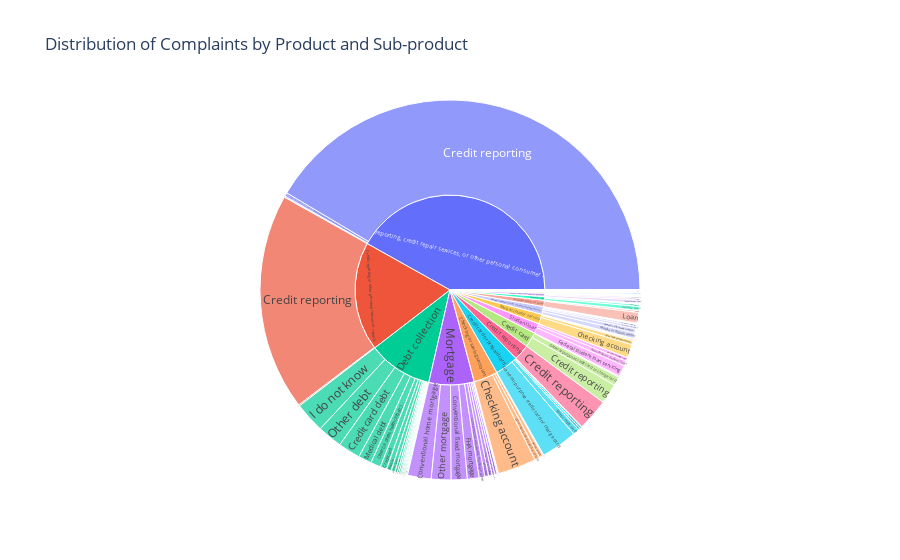

This figure's notebook cell:
### Markdown cell above
Insight 7: Distribution of Complaints by Product and Sub-product

### Code cell
product_subproduct = df1.groupby(['Product', 'Sub-product']).size().reset_index()
product_subproduct.columns = ['Product', 'Sub-product', 'Number of Complaints']
fig = px.sunburst(product_subproduct, path=['Product', 'Sub-product'], values='Number of Complaints', title='Distribution of Complaints by Product and Sub-product')

fig.update_xaxes(title_text='Product and Sub-product')
fig.update_yaxes(title_text='Number of Complaints')

### Figure 1 — Plotly figure (JSON) as saved in the notebook; plotly's stock layout.template omitted (floating-point values rounded to 4 significant figures; data arrays with more than 128 entries replaced by an {"elided": "..."} marker saying what was removed)
{"data": [{"branchvalues": "total", "domain": {"x": [0, 1], "y": [0, 1]}, "hovertemplate": "labels=%{label}<br>Number of Complaints=%{value}<br>parent=%{parent}<br>id=%{id}<extra></extra>", "ids": {"elided": "147 str values"}, "labels": {"elided": "147 str values"}, "name": "", "parents": {"elided": "147 str values"}, "type": "sunburst", "values": {"elided": "147 int values"}}], "layout": {"legend": {"tracegroupgap": 0}, "title": {"text": "Distribution of Complaints by Product and Sub-product"}, "xaxis": {"title": {"text": "Product and Sub-product"}}, "yaxis": {"title": {"text": "Number of Complaints"}}}}
